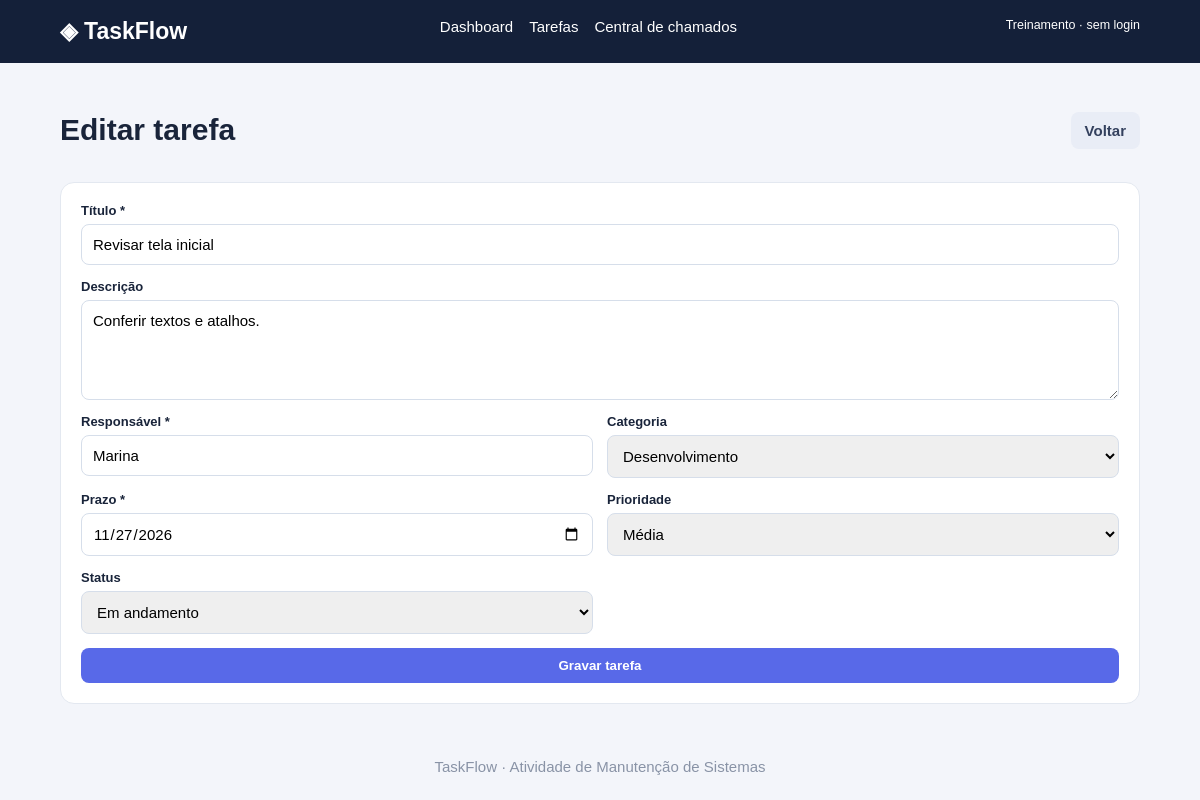
The page /tarefas/form.php?id=1 on the database its author committed.
### tables this page shows
CREATE TABLE tarefas(
    id INT AUTO_INCREMENT PRIMARY KEY,
    titulo VARCHAR(120) NOT NULL,
    descricao TEXT,responsavel VARCHAR(100) NOT NULL,
    categoria VARCHAR(60) NOT NULL DEFAULT 'Geral',
    prazo DATE NOT NULL,
    prioridade ENUM('Baixa','Média','Alta') NOT NULL DEFAULT 'Média',
    status ENUM('Pendente','Em andamento','Concluída') NOT NULL DEFAULT 'Pendente',
    criado_em TIMESTAMP DEFAULT CURRENT_TIMESTAMP);

### tarefas/form.php (the view, shortened to what this page needs)
<?php require '../config/database.php';
$id=(int)($_GET['id']??0);
$t=['titulo'=>'','descricao'=>'','responsavel'=>'','categoria'=>'Geral','prazo'=>date('Y-m-d'),'prioridade'=>'Média','status'=>'Pendente'];
if($id){$q=$pdo->prepare('SELECT * FROM tarefas WHERE id=?');
$q->execute([$id]);$t=$q->fetch()?:$t;}
$pageTitle=$id?'Editar tarefa':'Nova tarefa';
require '../includes/header.php';
?>
<div class="head">
    <h1><?=$pageTitle?></h1>
    <a class="btn gray" href="index.php">Voltar</a>
</div>
<?php if(isset($_GET['erro'])):?>
    <p class="alert">Erro ao gravar. Verifique os dados.</p>
    <?php endif;?><section class="panel">
        <form method="post" action="salvar.php" class="grid">
            <div class="field full">
                <label>Título *</label>
                <input name="titulo" required value="<?=htmlspecialchars($t['titulo'])?>">
            </div>
            <div class="field full">
                <label>Descrição</label>
                <textarea name="descricao"><?=htmlspecialchars($t['descricao'])?></textarea>
            </div>
            <div class="field">
                <label>Responsável *</label>
                <input name="responsavel" required value="<?=htmlspecialchars($t['responsavel'])?>">
            </div>
            <div class="field">
                <label>Categoria</label>
                <select name="categoria">
                    <?php foreach(['Geral','Desenvolvimento','Documentação','Suporte','Qualidade'] as $v):?>
                        <option <?=$t['categoria']===$v?'selected':''?>><?=$v?></option>
                        <?php endforeach;?></select></div><div class="field">
                            <label>Prazo *</label>
                            <input type="date" name="prazo" required value="<?=$t['prazo']?>">
                        </div>
                        <div class="field">
                            <label>Prioridade</label>
                            <select name="prioridade">
                                <?php foreach(['Baixa','Média','Alta'] as $v):?>
                                    <option <?=$t['prioridade']===$v?'selected':''?>><?=$v?></option>
                                    <?php endforeach;?>
                                </select>
                            </div>
                            <div class="field">
                                <label>Status</label>
                                <select name="status">
                                    <?php foreach(['Pendente','Em andamento','Concluída'] as $v):?>
                                        <option <?=$t['status']===$v?'selected':''?>><?=$v?></option>
                                        <?php endforeach;?>
                                    </select>
                                </div>
                                <div class="field full">
                                    <button class="btn">Gravar tarefa</button>
                                </div>
                            </form>
                        </section>
                        <?php require '../includes/footer.php';?>

### assets/css/style.css (style rules this page uses)
* { box-sizing:border-box }
body { margin:0;background:#f3f5fa;color:#19243a;font:15px Arial,sans-serif }
.head { display:flex;justify-content:space-between;align-items:center;gap:14px;flex-wrap:wrap }
.panel,.stat,.ticket { background:white;border:1px solid #e3e8f0;border-radius:14px;padding:20px;margin:15px 0 }
.btn { display:inline-block;border:0;border-radius:8px;padding:10px 14px;background:#5869e8;color:white;text-decoration:none;font-weight:bold;cursor:pointer }
.gray { background:#e9edf6;color:#34415e }
.grid { display:grid;grid-template-columns:1fr 1fr;gap:14px }
.field { display:flex;flex-direction:column;gap:6px }
.full { grid-column:1/-1 }
label { font-weight:bold;font-size:13px }
input,select,textarea { font:inherit;border:1px solid #d6deea;border-radius:8px;padding:11px;width:100% }
textarea { min-height:100px }

### rows shown on the page
tarefas: titulo "Revisar tela inicial", descricao "Conferir textos e atalhos.", responsavel "Marina", categoria "Desenvolvimento", prazo "11/27/2026", prioridade "Média", status "Em andamento"

### other values the page prints
$pageTitle "Editar tarefa"
